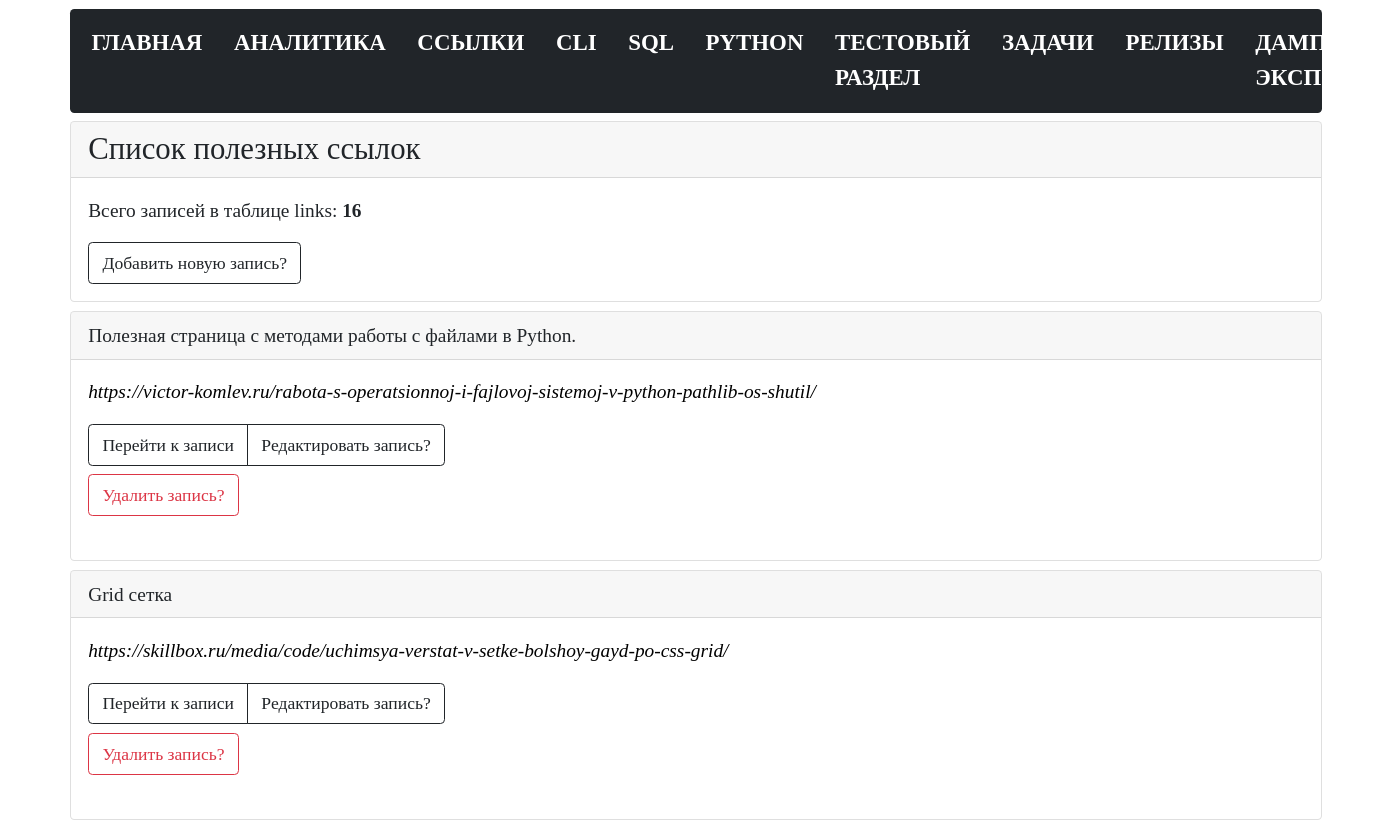
The app's page /links (upper part), older data.
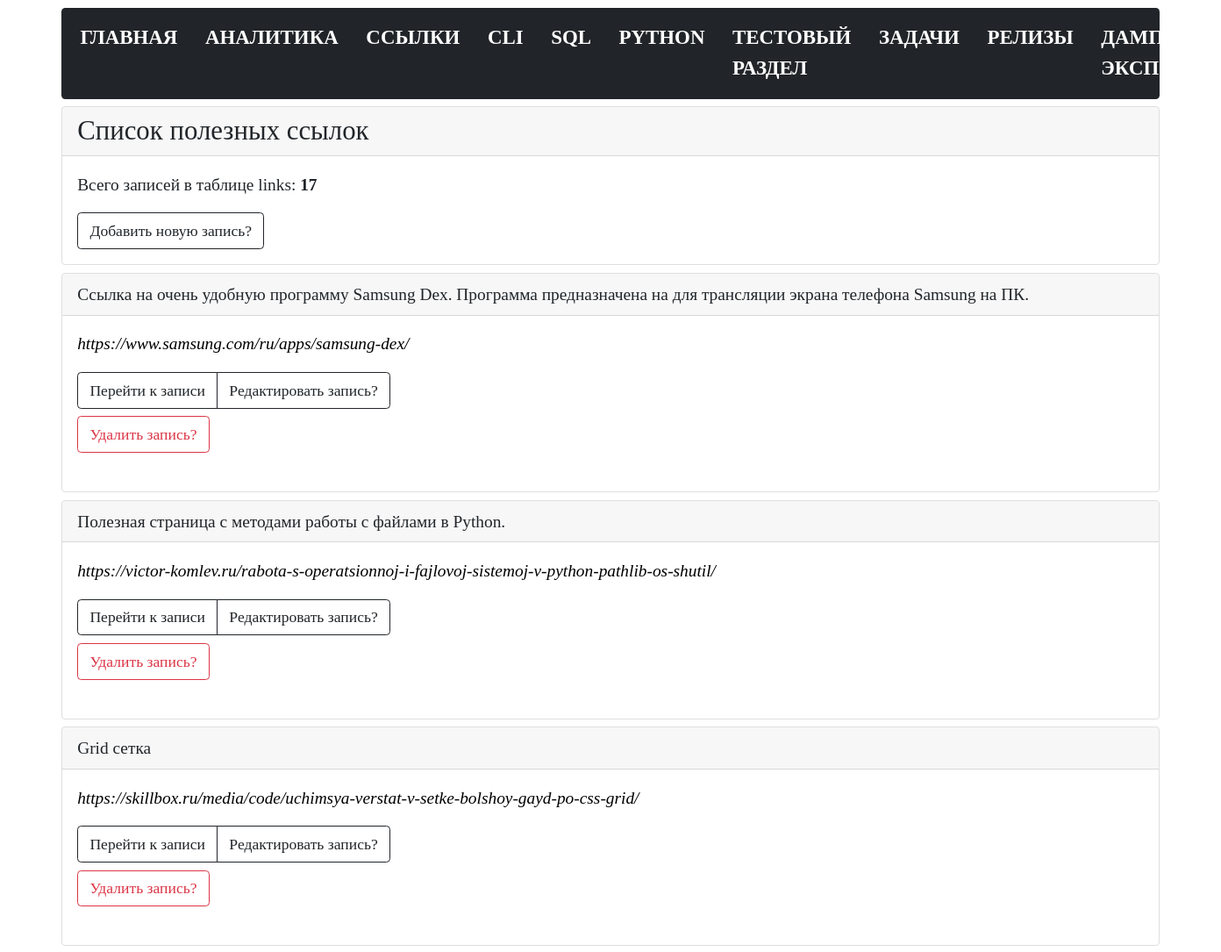
The same page, newer data.
### tables this page shows
CREATE TABLE "links"
(
    links_id      INTEGER
        primary key autoincrement,
    links_name    TEXT not null,
    links_command TEXT not null
);

### modules/links/links_list_commands.py (the view)
@bp.route("/links")
def links_list_commands():
    conn = connect.get_db_connection()
    cur = conn.cursor()
    links_list_count = int(cur.execute("SELECT COUNT(*) FROM links").fetchone()[0])
    links_list = conn.execute("SELECT * FROM links ORDER BY 1 DESC").fetchall()
    conn.close()
    return render_template("links/links_list_commands.html",
                           links_list=links_list,
                           links_list_count=links_list_count,
                           )

### modules/connect.py (called while the page is built)
def get_db_connection():
    db_path = os.path.join(BASE_DIR, '../database.db')
    conn = sqlite3.connect(db_path)
    conn.row_factory = sqlite3.Row
    return conn

### templates/links/links_list_commands.html (shortened to what this page needs)
{% extends "base.html" %} {% block title %}Ссылки{% endblock %} {% block content %}
<div class="card mb-2">
   <div class="card-header h3">Список полезных ссылок</div>
   <div class="card-body">
      <p class="card-text">Всего записей в таблице links: <b>{{ links_list_count }}</b></p>
      <p class="card-text">
         <a href="{{ url_for('add_links_command.add_links_command') }}" class="btn btn-outline-dark">Добавить новую
            запись?</a>
      </p>
   </div>
</div>
{% for links_list in links_list %}
<div class="card mb-2">
   <div class="card-header">{{ links_list['links_name'] }}</div>
   <div class="card-body">
      <p class="card-text">
         <a href="{{ links_list['links_command'] }}" target="_blank"><i>{{ links_list['links_command']
               }}</i></a>
      <div class="btn-group pb-2" role="group" aria-label="...">
         <a href="{{ url_for('get_post_links_command.get_post_links_command', links_id=links_list['links_id']) }}"
            class="btn btn-outline-dark">Перейти к записи</a>
         <a href="{{ url_for('edit_links_command.edit_links_command', links_id=links_list['links_id']) }}"
            class="btn btn-outline-dark">Редактировать запись?</a>
      </div>
      <form action="{{ url_for('delete_links_command.delete_links_command', links_id=links_list['links_id'])}}"
         method="POST" class="pb-2">
         <input type="submit" class="btn btn-outline-danger" value="Удалить запись?"
            onclick="return confirm('Вы точно уверены что хотите удалить запись?')" />
      </form>
      </p>
   </div>
</div>
{% endfor %}
{% endblock %}

Row changes from the older to the newer data that the page shows:
added links: links_name "Ссылка на очень удобную программу Samsung Dex. Программа предназначена на для трансляции экрана телефона Samsung на ПК.", links_command "https://www.samsung.com/ru/apps/samsung-dex/"
Text that changed along with them:
{{ links_list_count }}: "16" → "17"
